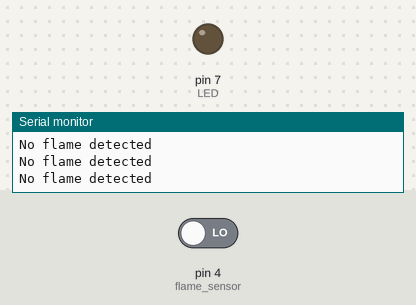
The sketch below on a simulated Arduino Uno, built with avr-gcc and run on an emulated ATmega328P. Parts: output pins drawn as LEDs (lit = HIGH), the last lines printed to the serial monitor. The inputs (shaded band) are chosen by the test bench; at power-on: pin 4 (flame_sensor) LOW.

Above: at 2.8 s.
2.9 s: pin 4 (flame_sensor) driven HIGH
At 3.4 s:
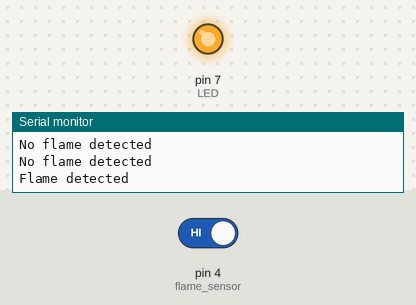
4.5 s: pin 4 (flame_sensor) driven LOW
At 6.1 s:
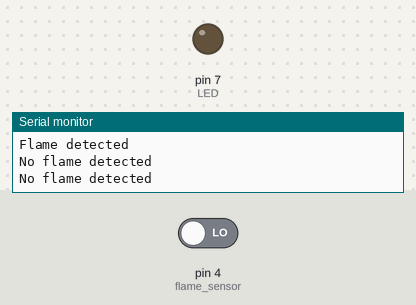
Timing chart, 0 to 7.6 s (numbered marks = the images above; inputs shaded):
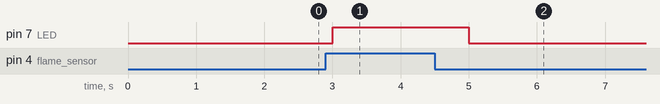

Measured:
- after the input at 2.9 s, pin 7 (LED): LOW → HIGH after 0.10 s
- after the input at 4.5 s, pin 7 (LED): HIGH → LOW after 0.50 s

The sketch:

flame.ino
```cpp
int LED = 7;
int flame_sensor = 4;
int flame_detected;
void setup()
{
Serial.begin(9600);
pinMode(LED, OUTPUT);
pinMode(flame_sensor, INPUT);
}
void loop()
{
flame_detected = digitalRead(flame_sensor);
if (flame_detected == 1)
{
Serial.println("Flame detected");
digitalWrite(LED, HIGH);
delay(1000);

 }
else
{
Serial.println("No flame detected");
digitalWrite(LED, LOW);
}
delay(1000);
}
```
